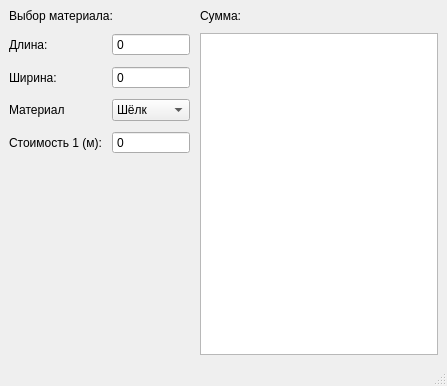
<?xml version="1.0" encoding="UTF-8"?>
<ui version="4.0">
 <class>MainWindow</class>
 <widget class="QMainWindow" name="MainWindow">
  <property name="geometry">
   <rect>
    <x>0</x>
    <y>0</y>
    <width>447</width>
    <height>386</height>
   </rect>
  </property>
  <property name="windowTitle">
   <string>MainWindow</string>
  </property>
  <widget class="QWidget" name="centralwidget">
   <layout class="QGridLayout" name="gridLayout_2">
    <item row="0" column="0">
     <layout class="QGridLayout" name="gridLayout">
      <property name="spacing">
       <number>10</number>
      </property>
      <item row="3" column="0">
       <widget class="QLabel" name="label_4">
        <property name="text">
         <string>Материал</string>
        </property>
       </widget>
      </item>
      <item row="4" column="0">
       <widget class="QLabel" name="label_5">
        <property name="text">
         <string>Стоимость 1 (м):</string>
        </property>
       </widget>
      </item>
      <item row="2" column="0">
       <widget class="QLabel" name="label_3">
        <property name="text">
         <string>Ширина:</string>
        </property>
       </widget>
      </item>
      <item row="1" column="1">
       <widget class="QSpinBox" name="sB_Width">
        <property name="buttonSymbols">
         <enum>QAbstractSpinBox::NoButtons</enum>
        </property>
        <property name="maximum">
         <number>1000</number>
        </property>
       </widget>
      </item>
      <item row="1" column="0">
       <widget class="QLabel" name="label_2">
        <property name="text">
         <string>Длина:</string>
        </property>
       </widget>
      </item>
      <item row="2" column="1">
       <widget class="QSpinBox" name="sB_Height">
        <property name="buttonSymbols">
         <enum>QAbstractSpinBox::NoButtons</enum>
        </property>
        <property name="maximum">
         <number>1000</number>
        </property>
       </widget>
      </item>
      <item row="4" column="1">
       <widget class="QSpinBox" name="sB_Cost">
        <property name="readOnly">
         <bool>true</bool>
        </property>
        <property name="buttonSymbols">
         <enum>QAbstractSpinBox::NoButtons</enum>
        </property>
        <property name="maximum">
         <number>10000</number>
        </property>
       </widget>
      </item>
      <item row="3" column="1">
       <widget class="QComboBox" name="cB_Material">
        <item>
         <property name="text">
          <string>Шёлк</string>
         </property>
        </item>
        <item>
         <property name="text">
          <string>Эластан</string>
         </property>
        </item>
        <item>
         <property name="text">
          <string>Хлопок</string>
         </property>
        </item>
        <item>
         <property name="text">
          <string>Шерсть</string>
         </property>
        </item>
       </widget>
      </item>
      <item row="0" column="2">
       <widget class="QLabel" name="label_6">
        <property name="sizePolicy">
         <sizepolicy hsizetype="Preferred" vsizetype="Fixed">
          <horstretch>0</horstretch>
          <verstretch>0</verstretch>
         </sizepolicy>
        </property>
        <property name="text">
         <string>Сумма:</string>
        </property>
       </widget>
      </item>
      <item row="5" column="0">
       <spacer name="verticalSpacer">
        <property name="orientation">
         <enum>Qt::Vertical</enum>
        </property>
        <property name="sizeHint" stdset="0">
         <size>
          <width>20</width>
          <height>40</height>
         </size>
        </property>
       </spacer>
      </item>
      <item row="1" column="2" rowspan="5">
       <widget class="QTextEdit" name="tE_Result"/>
      </item>
      <item row="0" column="0" colspan="2">
       <widget class="QLabel" name="label">
        <property name="sizePolicy">
         <sizepolicy hsizetype="Preferred" vsizetype="Fixed">
          <horstretch>0</horstretch>
          <verstretch>0</verstretch>
         </sizepolicy>
        </property>
        <property name="text">
         <string>Выбор материала:</string>
        </property>
       </widget>
      </item>
     </layout>
    </item>
   </layout>
  </widget>
  <widget class="QMenuBar" name="menubar">
   <property name="geometry">
    <rect>
     <x>0</x>
     <y>0</y>
     <width>447</width>
     <height>26</height>
    </rect>
   </property>
  </widget>
  <widget class="QStatusBar" name="statusbar"/>
 </widget>
 <resources/>
 <connections/>
</ui>
